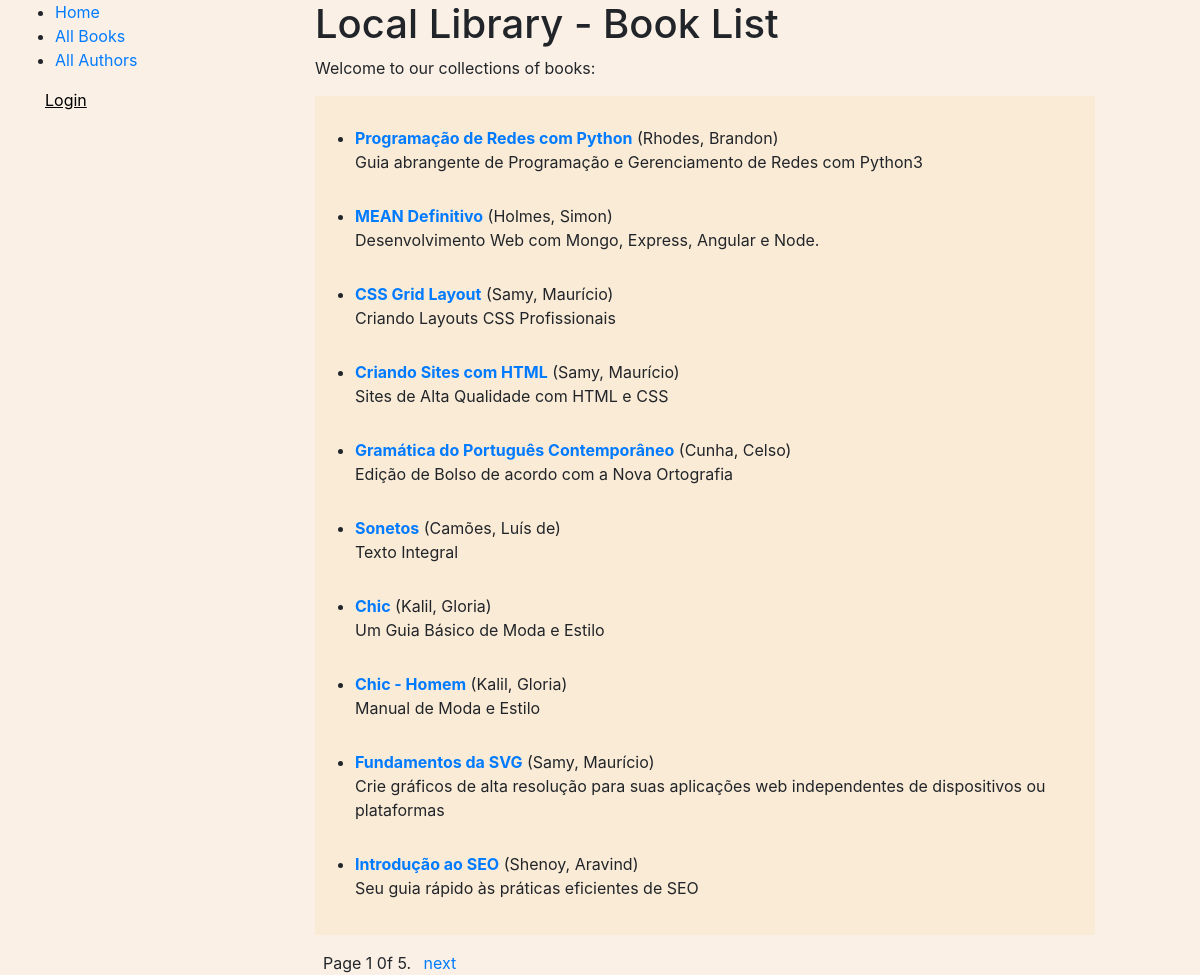
/catalog/books/, run on the app's committed database.
### catalog/models.py (models this page shows, shortened)
class Book(models.Model):
	title = models.CharField(max_length=200)
	author = models.ForeignKey('Author', on_delete=models.SET_NULL, null=True)
	summary = models.TextField(max_length=1000, help_text='Enter a brief description of the book')
	isbn = models.CharField('ISBN', max_length=13, help_text='13 Character <a href="http://www.isbn-international.org/content/what-isbn">ISBN number</a>')
	language = models.ForeignKey('Language', on_delete=models.SET_NULL, null=True)
	genre = models.ManyToManyField(Genre, help_text='Select a genre for this book')
	def get_absolute_url(self):
		return reverse('book-detail', args=[str(self.id)])
	def display_genre(self):
		"""Create a string for the Genre. This is required to display genre in Admin."""
		return ', '.join(genre.name for genre in self.genre.all()[:3])
	display_genre.short_description = 'Genre'

class Author(models.Model):
	first_name = models.CharField(max_length=100)
	last_name = models.CharField(max_length=100)
	date_of_birth = models.DateField(null=True, blank=True)
	date_of_death = models.DateField('Died', null=True, blank=True)
	class Meta:
		ordering = ['last_name', 'first_name']
	def __str__(self):
		return f'{self.last_name}, {self.first_name}'

### catalog/views.py (the view)
# urls.py: path('books/', views.BookListView.as_view(), name='books'),
class BookListView(generic.ListView):
	model = Book
	paginate_by = 10
	context_object_name = 'book_list'
	queryset = Book.objects.all()
	template_name = 'books/books_name_list.html'

### catalog/templates/catalog/book_list.html (shortened to what this page needs)
{% extends "base_generic.html" %}
{% block content %}
	<h1>Local Library - Book List</h1>
	<p>Welcome to our collections of books:</p>
	{% if book_list %}
		<ul style="background:antiquewhite;padding-top:30px;padding-bottom:5px;max-width: 780px;">
			{% for book in book_list %}
				<li><a style="font-weight: bold;" href="{{ book.get_absolute_url }}">{{ book.title }}</a> ({{ book.author }})</li>
				<blockquote style="margin-bottom:30px;">{{ book.summary }}</blockquote>
			{% endfor %}
		</ul>
	{% else %}
		<p>There are no books available in the library.</p>
	{% endif %}
{% endblock%}

### catalog/templates/base_generic.html (shortened to what this page needs)
<!DOCTYPE html>
<html lang="en">
<head>
	<link rel="stylesheet" href="https://stackpath.bootstrapcdn.com/bootstrap/4.1.3/css/bootstrap.min.css" />
	{% load static %}
	<link rel="stylesheet" href="{% static 'css/styles.css' %}"/>
</head>
<body style="background-color: linen;">
	<div class="container-fluid">
		<div class="row">
			<div class="col-sm-3">
			{% block sidebar %}
				<ul>
					<li><a href="{% url 'index' %}">Home</a></li>
					<li><a href="{% url 'books' %}">All Books</a></li>
					<li><a href="{% url 'authors' %}">All Authors</a></li>
				</ul>
				<ul style="padding-left:30px;list-style:none;">
					{% if user.is_authenticated %}
						<li style="font-weight:bold;">User: <span style="color:#007bff;">{{ user.get_username }}</span></li>
						<li><a href="{% url 'my-borrowed' %}">My Borrowed books</a></li>
						<li><a style="text-decoration:underline;color:black;" href="{% url 'logout' %}?next={{ request.path }}">Logout</a></li>
					{% else %}
						<li><a style="text-decoration:underline;color:black;" href="{% url 'login' %}?next={{ request.path }}">Login</a></li>
					{% endif %}
				</ul>
			{% endblock %}
			</div>
			<div class="col-sm-9">
				{% block content %}{% endblock %}
				{% block pagination %}
					{% if is_paginated %}
						<div class="pagination">
							<span class="page-links">
								<span class="page-current">
									<p style="display:inline;margin-left: 8px; margin-right:8px;">Page {{ page_obj.number }} 0f {{ page_obj.paginator.num_pages }}.</p>
								</span>
								{% if page_obj.has_next %}
									<a href="{{ request.path }}?page={{ page_obj.next_page_number }}">next</a>
								{% endif %}
							</span>
						</div>
					{% endif %}
				{% endblock %}
			</div>
		</div>
	</div>
</body>
</html>

### catalog/static/css/styles.css (style rules this page uses)
body { background-color: linen; }

### data on the page
Book: title "Programação de Redes com Python", author "Rhodes, Brandon", summary "Guia abrangente de Programação e Gerenciamento de Redes com Python3"
Book: title "MEAN Definitivo", author "Holmes, Simon", summary "Desenvolvimento Web com Mongo, Express, Angular e Node."
Book: title "CSS Grid Layout", author "Samy, Maurício", summary "Criando Layouts CSS Profissionais"
Book: title "Criando Sites com HTML", author "Samy, Maurício", summary "Sites de Alta Qualidade com HTML e CSS"
Book: title "Gramática do Português Contemporâneo", author "Cunha, Celso", summary "Edição de Bolso de acordo com a Nova Ortografia"
Book: title "Sonetos", author "Camões, Luís de", summary "Texto Integral"
Book: title "Chic", author "Kalil, Gloria", summary "Um Guia Básico de Moda e Estilo"
Book: title "Chic - Homem", author "Kalil, Gloria", summary "Manual de Moda e Estilo"
Book: title "Fundamentos da SVG", author "Samy, Maurício", summary "Crie gráficos de alta resolução para suas aplicações web independentes de dispositivos ou plataformas"
Book: title "Introdução ao SEO", author "Shenoy, Aravind", summary "Seu guia rápido às práticas eficientes de SEO"

### other printed values
{{ page_obj.number }} "1"
{{ page_obj.paginator.num_pages }} "5"
